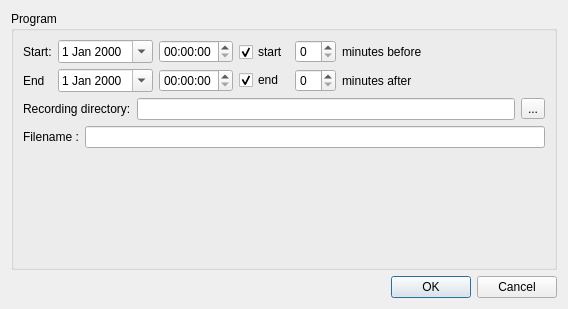
<ui version="4.0" >
 <class>ModifyProgram</class>
 <widget class="QDialog" name="ModifyProgram" >
  <property name="geometry" >
   <rect>
    <x>0</x>
    <y>0</y>
    <width>568</width>
    <height>309</height>
   </rect>
  </property>
  <property name="windowTitle" >
   <string>Program Modification</string>
  </property>
  <property name="windowIcon" >
   <iconset resource="../resources/resources.qrc" >:/images/images/tv.png</iconset>
  </property>
  <layout class="QGridLayout" >
   <item row="0" column="0" >
    <widget class="QGroupBox" name="programName" >
     <property name="sizePolicy" >
      <sizepolicy vsizetype="MinimumExpanding" hsizetype="Preferred" >
       <horstretch>0</horstretch>
       <verstretch>0</verstretch>
      </sizepolicy>
     </property>
     <property name="title" >
      <string>Program</string>
     </property>
     <layout class="QGridLayout" >
      <item row="0" column="0" >
       <layout class="QVBoxLayout" >
        <item>
         <layout class="QHBoxLayout" >
          <item>
           <layout class="QVBoxLayout" >
            <item>
             <widget class="QLabel" name="label_2" >
              <property name="text" >
               <string>Start:</string>
              </property>
             </widget>
            </item>
            <item>
             <widget class="QLabel" name="label_3" >
              <property name="text" >
               <string>End</string>
              </property>
             </widget>
            </item>
           </layout>
          </item>
          <item>
           <layout class="QVBoxLayout" >
            <item>
             <widget class="QDateEdit" name="beginDate" >
              <property name="calendarPopup" >
               <bool>true</bool>
              </property>
             </widget>
            </item>
            <item>
             <widget class="QDateEdit" name="endDate" >
              <property name="calendarPopup" >
               <bool>true</bool>
              </property>
             </widget>
            </item>
           </layout>
          </item>
          <item>
           <layout class="QVBoxLayout" >
            <item>
             <widget class="QTimeEdit" name="beginHour" >
              <property name="calendarPopup" >
               <bool>true</bool>
              </property>
             </widget>
            </item>
            <item>
             <widget class="QTimeEdit" name="endHour" >
              <property name="calendarPopup" >
               <bool>true</bool>
              </property>
             </widget>
            </item>
           </layout>
          </item>
          <item>
           <layout class="QVBoxLayout" >
            <item>
             <widget class="QCheckBox" name="checkBoxBefore" >
              <property name="text" >
               <string>start</string>
              </property>
              <property name="checked" >
               <bool>true</bool>
              </property>
             </widget>
            </item>
            <item>
             <widget class="QCheckBox" name="checkBoxAfter" >
              <property name="text" >
               <string>end</string>
              </property>
              <property name="checked" >
               <bool>true</bool>
              </property>
             </widget>
            </item>
           </layout>
          </item>
          <item>
           <layout class="QVBoxLayout" >
            <item>
             <widget class="QSpinBox" name="before" >
              <property name="value" >
               <number>0</number>
              </property>
             </widget>
            </item>
            <item>
             <widget class="QSpinBox" name="after" >
              <property name="value" >
               <number>0</number>
              </property>
             </widget>
            </item>
           </layout>
          </item>
          <item>
           <layout class="QVBoxLayout" >
            <item>
             <widget class="QLabel" name="label_5" >
              <property name="text" >
               <string>minutes before</string>
              </property>
             </widget>
            </item>
            <item>
             <widget class="QLabel" name="label_4" >
              <property name="text" >
               <string>minutes after</string>
              </property>
             </widget>
            </item>
           </layout>
          </item>
          <item>
           <spacer>
            <property name="orientation" >
             <enum>Qt::Horizontal</enum>
            </property>
            <property name="sizeHint" >
             <size>
              <width>40</width>
              <height>20</height>
             </size>
            </property>
           </spacer>
          </item>
         </layout>
        </item>
        <item>
         <layout class="QGridLayout" >
          <item row="0" column="0" >
           <widget class="QLabel" name="label_8" >
            <property name="text" >
             <string>Recording directory:</string>
            </property>
           </widget>
          </item>
          <item row="0" column="1" >
           <widget class="QLineEdit" name="directory" />
          </item>
          <item row="0" column="2" >
           <widget class="QToolButton" name="directoryButton" >
            <property name="text" >
             <string>...</string>
            </property>
           </widget>
          </item>
         </layout>
        </item>
        <item>
         <layout class="QHBoxLayout" >
          <item>
           <widget class="QLabel" name="label" >
            <property name="text" >
             <string>Filename :</string>
            </property>
           </widget>
          </item>
          <item>
           <widget class="QLineEdit" name="filename" />
          </item>
         </layout>
        </item>
        <item>
         <spacer>
          <property name="orientation" >
           <enum>Qt::Vertical</enum>
          </property>
          <property name="sizeHint" >
           <size>
            <width>20</width>
            <height>40</height>
           </size>
          </property>
         </spacer>
        </item>
       </layout>
      </item>
     </layout>
    </widget>
   </item>
   <item row="1" column="0" >
    <widget class="QDialogButtonBox" name="buttonBox" >
     <property name="standardButtons" >
      <set>QDialogButtonBox::Cancel|QDialogButtonBox::NoButton|QDialogButtonBox::Ok</set>
     </property>
    </widget>
   </item>
  </layout>
 </widget>
 <resources>
  <include location="../resources/resources.qrc" />
 </resources>
 <connections>
  <connection>
   <sender>buttonBox</sender>
   <signal>accepted()</signal>
   <receiver>ModifyProgram</receiver>
   <slot>accept()</slot>
   <hints>
    <hint type="sourcelabel" >
     <x>283</x>
     <y>285</y>
    </hint>
    <hint type="destinationlabel" >
     <x>283</x>
     <y>154</y>
    </hint>
   </hints>
  </connection>
  <connection>
   <sender>buttonBox</sender>
   <signal>rejected()</signal>
   <receiver>ModifyProgram</receiver>
   <slot>reject()</slot>
   <hints>
    <hint type="sourcelabel" >
     <x>283</x>
     <y>285</y>
    </hint>
    <hint type="destinationlabel" >
     <x>283</x>
     <y>154</y>
    </hint>
   </hints>
  </connection>
 </connections>
</ui>
